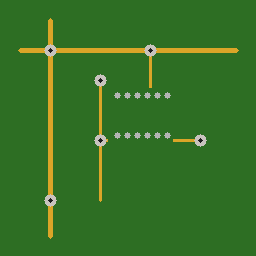
#> input picture data/samples/pcb1_bad_missing_01.png, 256 x 256 px
$ python -i quality_gate.py   (imports and definitions only)   (older library calls are emulated)
#> lines starting #> are read from the running program, lines starting #| are printed output that depends on the picture
#> further down, picture is the input picture: shape (256, 256, 3); mean B, G, R 37.4, 113.1, 53.5
"""
core/quality_gate.py
SureInspect Quality Gate Engine.

Implements threshold fitting from development normals and single-frame quality checks:
- Focus/blur detection via Laplacian variance
- Underexposure and overexposure pixel fraction limits
- Specular glare detection in HSV color space
- Lighting covariate shift detection in CIELAB color space (L mean and std ratio)

Adheres strictly to SureInspect v8.1 specification:
- Input is an already standardized BGR uint8 image (never resized).
- Floor L-mean SD at 2.0 L units; guard L-std denominator.
- Lighting shift flags lighting_shift_detected but does NOT reject the image alone.
- Rejection (FAILED + REQUEST_RETAKE) occurs only for blur, exposure, or glare violations.
- Concrete recorded margins used for all fitted thresholds.
- Live artifacts must call assert_live_ready at load time to prevent stub or corrupt
  thresholds from serving production inference.
"""
from __future__ import annotations

import math
from collections.abc import Sequence
from typing import Any

import cv2
import numpy as np

# Stub marker and public constants
STUB_GATE_VERSION = "stub"
BLUR_PERCENTILE = 1
BLUR_VARIANCE_SAFETY_RATIO = 0.70  # Safety ratio applied to 1st percentile of normal blur variances
DARK_FRACTION_MARGIN = 0.05        # 5 percentage points headroom above max normal dark fraction
BRIGHT_FRACTION_MARGIN = 0.05      # 5 percentage points headroom above max normal bright fraction
GLARE_FRACTION_MARGIN = 0.03       # 3 percentage points headroom above max normal glare fraction

# Pixel intensity thresholds for feature extraction
DARK_INTENSITY_THRESHOLD = 15      # Pixels < 15 considered dark
BRIGHT_INTENSITY_THRESHOLD = 240   # Pixels > 240 considered bright
GLARE_V_THRESHOLD = 240            # HSV Value >= 240
GLARE_S_THRESHOLD = 35             # HSV Saturation <= 35
GLARE_TINTED_V_THRESHOLD = 250     # HSV Value >= 250 for tinted glare (v1.1)
GLARE_TINTED_S_THRESHOLD = 120     # HSV Saturation <= 120 for tinted glare (v1.1)

# Conservative framing recovery. This only removes a uniform surrounding canvas;
# it never edits pixels inside the detected board crop.
BOARD_MIN_SATURATION = 55
BOARD_MIN_VALUE = 25
BOARD_MIN_BBOX_FRACTION = 0.05
BOARD_MAX_BBOX_FRACTION = 0.88
BOARD_MIN_ASPECT = 1.30
BOARD_MAX_ASPECT = 3.50

REQUIRED_THRESHOLD_KEYS = (
    "blur_thr",
    "dark_max",
    "bright_max",
    "glare_thr",
    "l_mean_ref",
    "l_mean_sd",
    "l_std_ref",
    "n_fit",
    "gate_version",
)

NUMERIC_THRESHOLD_KEYS = (
    "blur_thr",
    "dark_max",
    "bright_max",
    "glare_thr",
    "l_mean_ref",
    "l_mean_sd",
    "l_std_ref",
)


def validate_standardized_image(image_std: Any) -> None:
    """Validates that input is a non-empty 3-channel BGR uint8 numpy array."""
    if not isinstance(image_std, np.ndarray):
        raise TypeError(f"Expected np.ndarray, got {type(image_std).__name__}")
    if image_std.dtype != np.uint8:
        raise ValueError(f"Expected dtype uint8, got {image_std.dtype}")
    if image_std.ndim != 3 or image_std.shape[2] != 3:
        raise ValueError(f"Expected 3-channel BGR image, got shape {image_std.shape}")
    if image_std.shape[0] == 0 or image_std.shape[1] == 0 or image_std.size == 0:
        raise ValueError(f"Image has empty dimensions: {image_std.shape}")


# [108 lines left out: functions validate_thresholds, recover_board_framing, assert_live_ready, not called in this run]


def compute_frame_metrics(
    image_std: np.ndarray,
    use_v1_1: bool = False,
) -> dict[str, float]:
    """Computes full-precision quality metrics on a standardized BGR image."""
#> called with use_v1_1 = False
    validate_standardized_image(image_std)

    # 1. Grayscale for blur and exposure
    gray = cv2.cvtColor(image_std, cv2.COLOR_BGR2GRAY)
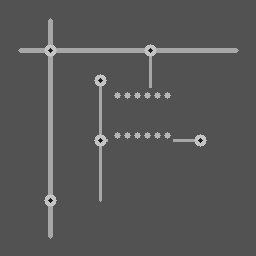
#> gray: shape (256, 256); min 30, max 196, mean 86.7
    laplacian = cv2.Laplacian(gray, cv2.CV_64F)
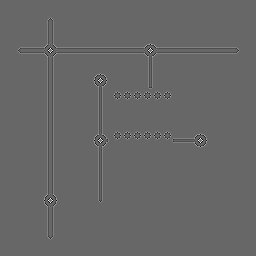
#> laplacian: shape (256, 256) float64; min -342, max 498, mean 0; drawn with min black and max white
    blur_variance = float(laplacian.var())
#> blur_variance = 837.3

    dark_fraction = float(np.mean(gray < DARK_INTENSITY_THRESHOLD))
#> dark_fraction = 0
    bright_fraction = float(np.mean(gray > BRIGHT_INTENSITY_THRESHOLD))
#> bright_fraction = 0

    # 2. HSV for specular glare
    hsv = cv2.cvtColor(image_std, cv2.COLOR_BGR2HSV)
#> hsv: shape (256, 256, 3); mean H, S, V 54, 172.7, 115.1
    sat = hsv[:, :, 1]
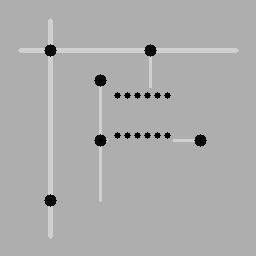
#> sat: shape (256, 256); min 0, max 208, mean 172.7
    val = hsv[:, :, 2]
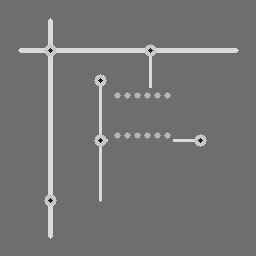
#> val: shape (256, 256); min 30, max 218, mean 115.1
    if use_v1_1:
        # D3: Support warm/tinted specular glare
        glare_mask = (val >= GLARE_V_THRESHOLD) & (
            (sat <= GLARE_S_THRESHOLD)
            | ((sat <= GLARE_TINTED_S_THRESHOLD) & (val >= GLARE_TINTED_V_THRESHOLD))
        )
    else:
        glare_mask = (val >= GLARE_V_THRESHOLD) & (sat <= GLARE_S_THRESHOLD)
#> glare_mask: shape (256, 256) bool; every value is 0
    glare_fraction = float(np.mean(glare_mask))
#> glare_fraction = 0

    # 3. LAB for illumination statistics
    lab = cv2.cvtColor(image_std, cv2.COLOR_BGR2LAB)
#> lab: shape (256, 256, 3); mean of channels 0, 1, 2 108.1, 94.2, 163.7
    l_channel = lab[:, :, 0].astype(np.float64)
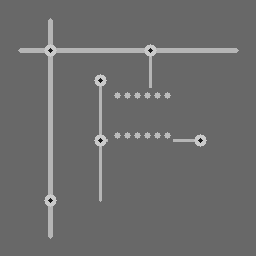
#> l_channel: shape (256, 256) float64; min 28, max 202, mean 108.1
    l_mean = float(np.mean(l_channel))
#> l_mean = 108.1
    l_std = float(np.std(l_channel))
#> l_std = 18.29

    metrics: dict[str, float] = {
        "blur_variance": blur_variance,
        "dark_fraction": dark_fraction,
        "bright_fraction": bright_fraction,
        "glare_fraction": glare_fraction,
        "l_mean": l_mean,
        "l_std": l_std,
    }
#> metrics = {'blur_variance': 837.3, 'dark_fraction': 0, 'bright_fraction': 0, 'glare_fraction': 0, 'l_mean': 108.1, 'l_std': 18.29}

    if use_v1_1:
        # D1: Center tile localized defocus check
        h, w = gray.shape
        center_gray = gray[h // 4 : 3 * h // 4, w // 4 : 3 * w // 4]
        metrics["center_blur_variance"] = float(cv2.Laplacian(center_gray, cv2.CV_64F).var())

        # D2: Pre-filtered median blur for high-frequency sensor noise rejection
        denoised_gray = cv2.medianBlur(gray, 3)
        metrics["denoised_blur_variance"] = float(cv2.Laplacian(denoised_gray, cv2.CV_64F).var())

    return metrics


# [297 lines left out: functions fit_gate_thresholds, check_quality, gate_reject_report, fit_and_report, not called in this run]

>>> import cv2
>>> picture = cv2.imread('../data/samples/pcb1_bad_missing_01.png')
>>> result = compute_frame_metrics(picture)
#> result has the same summary as metrics in compute_frame_metrics
